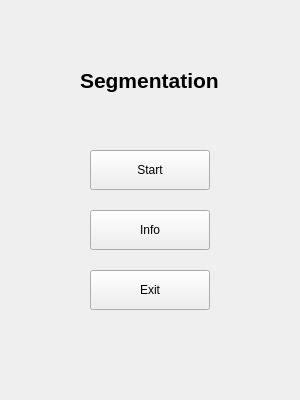
<?xml version="1.0" encoding="UTF-8"?>
<ui version="4.0">
 <class>StartWindow</class>
 <widget class="QWidget" name="StartWindow">
  <property name="geometry">
   <rect>
    <x>0</x>
    <y>0</y>
    <width>300</width>
    <height>400</height>
   </rect>
  </property>
  <property name="windowTitle">
   <string>Segmentation</string>
  </property>
  <widget class="QPushButton" name="pushButtonExit">
   <property name="geometry">
    <rect>
     <x>90</x>
     <y>270</y>
     <width>120</width>
     <height>40</height>
    </rect>
   </property>
   <property name="text">
    <string>Exit</string>
   </property>
  </widget>
  <widget class="QPushButton" name="pushButtonInfo">
   <property name="geometry">
    <rect>
     <x>90</x>
     <y>210</y>
     <width>120</width>
     <height>40</height>
    </rect>
   </property>
   <property name="text">
    <string>Info</string>
   </property>
  </widget>
  <widget class="QPushButton" name="pushButtonStart">
   <property name="geometry">
    <rect>
     <x>90</x>
     <y>150</y>
     <width>120</width>
     <height>40</height>
    </rect>
   </property>
   <property name="text">
    <string>Start</string>
   </property>
  </widget>
  <widget class="QLabel" name="labelSegmentation">
   <property name="geometry">
    <rect>
     <x>80</x>
     <y>60</y>
     <width>140</width>
     <height>40</height>
    </rect>
   </property>
   <property name="font">
    <font>
     <pointsize>16</pointsize>
     <weight>75</weight>
     <bold>true</bold>
    </font>
   </property>
   <property name="text">
    <string>Segmentation</string>
   </property>
  </widget>
 </widget>
 <resources/>
 <connections>
  <connection>
   <sender>pushButtonExit</sender>
   <signal>clicked()</signal>
   <receiver>StartWindow</receiver>
   <slot>close()</slot>
   <hints>
    <hint type="sourcelabel">
     <x>143</x>
     <y>289</y>
    </hint>
    <hint type="destinationlabel">
     <x>44</x>
     <y>294</y>
    </hint>
   </hints>
  </connection>
 </connections>
</ui>
